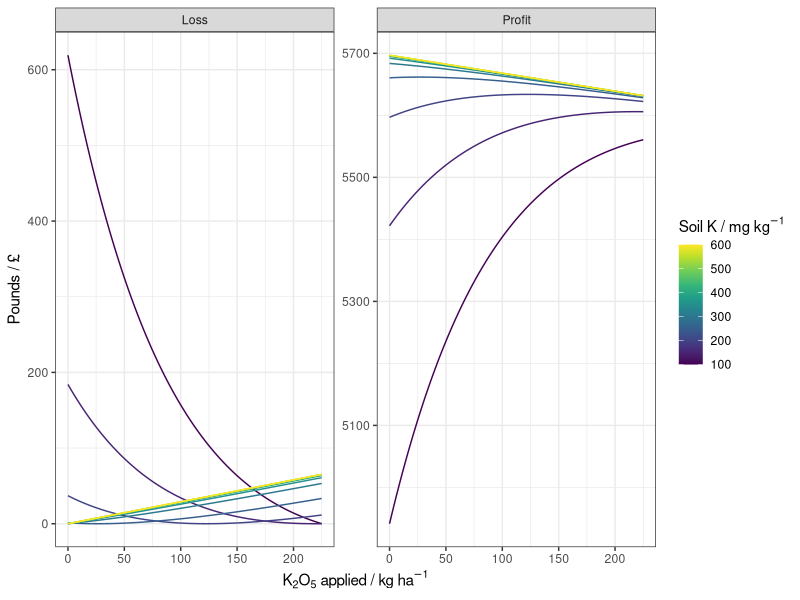

The R script that drew this image:
## ---- chunk 1

# setwd("D:/OneDrive - Rothamsted Research/Manuscripts/Loss function")
# setwd("C:/Users/breur005/OneDrive - Wageningen University & Research/Rothamsted/Calibration")

rm(list = ls())
gc()

library(tidyverse)
library(viridis)

theme_set(theme_bw())


## ---- chunk 2

par(mfrow = c(1,1))


# Create basic dataframe containing mean prediction and variance (constant)
test_df_K <- data.frame(meanK = c(100, 150, 200, 250, 300,
                                  350, 400, 500, 550, 600),
                      krigVar = c(rep(50,10)))


## ---- chunk 3

f_Avail_K <- function (mean_Sv, sig_v, S,n, FE){

  BER=0.29/90;
  
  #A = 373.64;
  #B = -374.37;
  #C = -3.52;
  #R = 0.98;
  
  A = 63.3;
  B = -63.3;
  C = 0;
  R = 0.98;
  
  
  sig=sig_v;
  meanS=mean_Sv;
  
  #OPtimum N (fertilizer to apply) (Equation 10)
  N0=(log((BER/0.52-C)/(R^S*B*log(R)))/(0.52*log(R)));
  
  # Profit under F0 (Equation 9)
  Profit=(A+B*R^((0.52*N0)+S)+C*((0.52*N0)+S))*90-(0.29*N0);
  
  # We estimate the expected loss (Equation 12) 
  y=(Profit-((A+B*R^((0.52*FE)+S)+C*((0.52*FE)+S))*90-0.29*FE))*(1/(sqrt(2*pi)*sig)*exp(-0.5*(S-meanS)^2/(sig^2)));
  
  y


  }


## ---- chunk 4

# Integration of the function f_avail_K()
intgr_AvailK <- function (S_v,sig,FE_v) {

  BER=0.29/90;
  
  A = 63.3;
  B = -63.3;
  C = 0;
  R = 0.98;
  
  #let S=10 for example
  S=S_v;
  
  #OPtimum N
  N0=log((BER/0.52-C)/(R^S*B*log(R)))/(0.52*log(R)); 
  
  N0 <- ifelse(N0 > 225, 225, N0)
  
  N0 <- ifelse(N0 < 0, 0, N0)
  
  N=0:225;
  
  Profit=(A+B*R^((0.52*N)+S)+C*((0.52*N)+S))*90-(0.29*N);
  
  N0Profit=(A+B*R^((0.52*N0)+S)+C*((0.52*N0)+S))*90-(0.29*N0);
  
  
  L=((A+B*R^((0.52*N0)+S)+C*((0.52*N0)+S))*90-0.29*N0)-Profit;
  
  q = integrate(f_Avail_K,0,1000, mean_Sv = S, sig_v = sig, FE = FE_v);
  out1 <- q$value
  out2 <- q$abs.error
  out3 <- N
  
  return(list(Profit, L, out1, out2,out3, N0, N0Profit))

  }

## ---- chunk 5

# Equation 11
r_intgr_K <- function (mean_Sv, S, sig_v){

  R = 0.98;
  meanS = mean_Sv;
  sig = sig_v;
  
  y <- (R^S)*(1/(sqrt(2*pi)*sig)*exp(-0.5*(S-meanS)^2/(sig^2)))
  
  return(y)
  }

  # Integration
  opt_L_f_K <- function (S_v, sig){
  
    BER=0.29/90;
  
    #A = 373.64;
    #B = -374.37;
    #C = -3.52;
    #R = 0.98;
    
    A = 63.3;
    B = -63.3;
    C = 0;
    R = 0.98;
  
    #sig = sig;
    #sig_v = sig;
    tmp_v <- integrate(r_intgr_K,0,1000,
                       mean_Sv = S_v,
                       sig_v=sig)
    
    opt_L_N = log((BER/0.52-C)/(B*log(R)*tmp_v$value))/(0.52*log(R))
    
    # Constrain the fertilizer application rate 0 < Fopt < 225
    # check whether > 225
    opt_LN_kg_f2 <- ifelse(opt_L_N > 225, 225, opt_L_N)
    
    # check whether < 0
    opt_LN_kg_f3 <- ifelse(opt_LN_kg_f2 < 0, 0, opt_LN_kg_f2)
      
    return(opt_LN_kg_f3)
  
    }


  K_opt_out <- lapply(1:nrow(test_df_K),
                    function (x)
                      opt_L_f_K(S_v = test_df_K[x,c("meanK")],
                              sig = sqrt(test_df_K[x,c("krigVar")])))



## ---- chunk 6

# lapply to intgr_AvailK function on data frame (with fixed (small) kriging variance of 50)
test_out_K <- lapply(1:nrow(test_df_K),
                   function (x)
                   intgr_AvailK(test_df_K[x,c("meanK")],
                                sqrt(test_df_K[x,c("krigVar")]),
                                FE_v = K_opt_out[[x]]))


# Profit dataframe
P_df <- do.call(rbind, lapply(1:length(test_out_K),
                function (x)
                  data.frame(value = test_out_K[[x]][[1]],
                             n = c(0:225),
                             Sig_value = test_df_K[x,c("krigVar")],
                             Nutrient_content = test_df_K[x,c("meanK")],
                             Gr_v = as.integer(round(test_df_K[x, c("meanK")],1)),
                             ID = c("Profit"))))

# Loss dataframe
L_df <- do.call(rbind, lapply(1:length(test_out_K),
                function (x)
                  data.frame(value = test_out_K[[x]][[2]],
                             n = c(0:225),
                             Sig_value = test_df_K[x,c("krigVar")],
                             Nutrient_content = test_df_K[x,c("meanK")],
                             Gr_v = as.integer(round(test_df_K[x, c("meanK")],1)),
                             ID = c("Loss"))))


# Create long data frame and plot
rbind(P_df, L_df) %>% 
  ggplot(.,aes(n,value,col=Nutrient_content,group=Gr_v))+
  geom_line()+
  xlab(expression(paste(K[2],O[5]," applied / kg ",ha^-1)))+
  ylab("Pounds / £")+
  facet_wrap(~ID,
             scales="free_y")+
  labs(col = expression(paste("Soil K / mg ",kg^-1)))+
  scale_color_gradientn(colors = viridis::viridis(nrow(test_df_K)))


